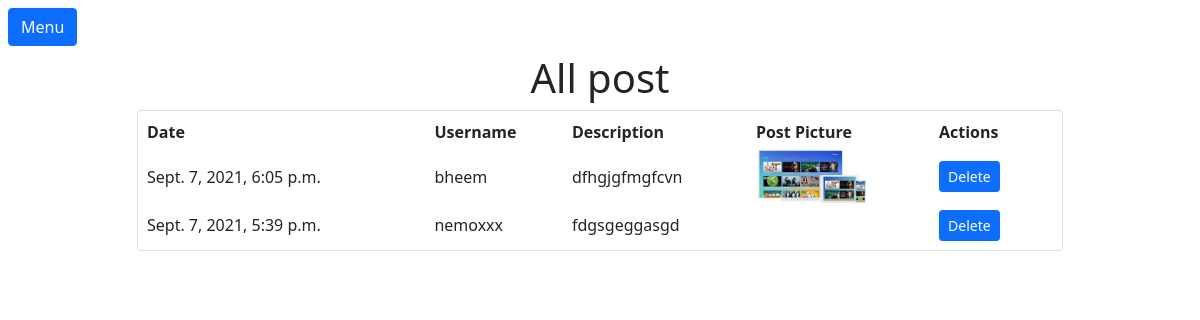
Before: /administration/admins/getpost (signed in) with the older database file.
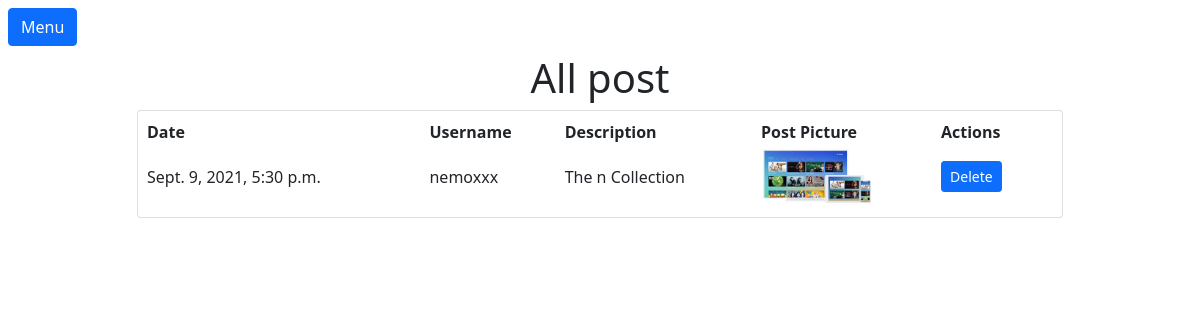
After: the same page with the newer database file.
### Droid/models.py (models this page shows, shortened)
class Post(models.Model):
	title = models.CharField(max_length=100)
	file = models.FileField(null=True,blank=True,upload_to='static/Files')
	content = models.TextField()
	date_posted = models.DateTimeField(default=timezone.now)
	author = models.ForeignKey(User, on_delete=models.CASCADE)
	def extension(self):
		name, extension = os.path.splitext(self.file.name)
		return extension

### userlogin/auth.py (the view)
    def wrapper_function(request, *args, **kwargs):
        if request.user.is_staff:
            return view_function(request, *args, **kwargs)
        else:
            return redirect('/')

### administration/views.py (called while the page is built)
@login_required
@admin_only
def get_post(request):
    post = Post.objects.filter().order_by('-id')
    context = {
        'posts': post
    }
    return render(request, 'administration/post.html', context)

### userlogin/auth.py (called while the page is built)
def admin_only(view_function):
    def wrapper_function(request, *args, **kwargs):
        if request.user.is_staff:
            return view_function(request, *args, **kwargs)
        else:
            return redirect('/')
    return wrapper_function

### administration/templates/administration/post.html (shortened to what this page needs)
{% extends 'layout-admin.html' %}
{% block main_content %}
<div class="container">
    <div class="row">
        <div class="col-md-10 offset-md-1">
            <h1 class="text-center">All post</h1>
            <div class="card p-2">
                <table class="table-striped ">
                    <tr>
                        <th>Date</th>
                        <th>Username</th>
                        <th>Description</th>
                        <th>Post Picture</th>
                        <th>Actions</th>
                    </tr>
                    {% for i in posts %}
                    <tr>
                        <td>{{ i.date_posted }}</td>
                        <td> {{ i.author }}</td>
                        <td>{{ i.content }}</td>
                        <td> {% if i.file %}
                            {% if i.extension == '.jpg' or i.extension == 'jpeg' or i.extension == 'png' %}
                              <a href="{{ i.file.url }}"  download ><img src="{{ i.file.url }}" width="110" alt="" class="img-fluid "></a>
                            {% elif i.extension == '.mp4' %}
                              <div class="embed-responsive embed-responsive-16by9">
                                <video id="video-1_html_api" class="vjs-tech" preload="auto" autoplay >
                                  <source src="{{ i.file.url }}" type="video/mp4" class="embed-responsive">
                                </video>
                              </div>
                            {% else %}
                              <a href="{{ i.file.url }}"  download class="text-dark"><h5>{{ i.file }}</h5></a>
                            {% endif %}
                          {% endif %}</td>
                        <td><a class="btn btn-primary btn-sm"
                               href="/administration/admins/postdelete/{{ i.id }}">Delete</a> &nbsp;
                            </td>
                    </tr>
                    {% endfor %}
                </table>
            </div>
        </div>
    </div>
</div>
{% endblock main_content %}

Changed rows visible on the page:
removed Post: date_posted "Sept. 7, 2021, 6:05 p.m.", author "bheem", content "dfhgjgfmgfcvn", file (picture)
removed Post: date_posted "Sept. 7, 2021, 5:39 p.m.", author "nemoxxx", content "fdgsgeggasgd"
added Post: date_posted "Sept. 9, 2021, 5:30 p.m.", author "nemoxxx", content "The n Collection", file (picture)
